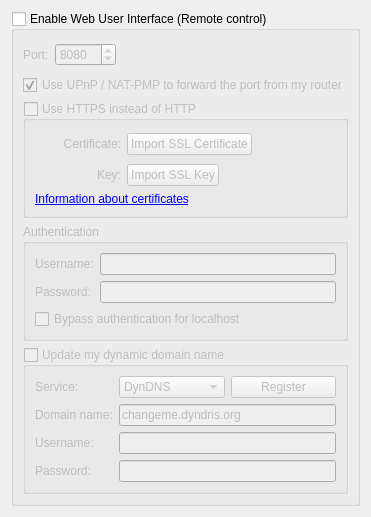
          <widget class="QWidget" name="scrollAreaWidgetContents_7">
           <property name="geometry">
            <rect>
             <x>0</x>
             <y>0</y>
             <width>330</width>
             <height>480</height>
            </rect>
           </property>
           <layout class="QVBoxLayout" name="verticalLayout_23">
            <item>
             <widget class="QGroupBox" name="checkWebUi">
              <property name="title">
               <string>Enable Web User Interface (Remote control)</string>
              </property>
              <property name="checkable">
               <bool>true</bool>
              </property>
              <property name="checked">
               <bool>false</bool>
              </property>
              <layout class="QVBoxLayout" name="verticalLayout_2">
               <item>
                <layout class="QHBoxLayout" name="horizontalLayout_2">
                 <item>
                  <widget class="QLabel" name="lblWebUiPort">
                   <property name="text">
                    <string>Port:</string>
                   </property>
                  </widget>
                 </item>
                 <item>
                  <widget class="QSpinBox" name="spinWebUiPort">
                   <property name="minimum">
                    <number>1</number>
                   </property>
                   <property name="maximum">
                    <number>65535</number>
                   </property>
                   <property name="value">
                    <number>8080</number>
                   </property>
                  </widget>
                 </item>
                 <item>
                  <spacer>
                   <property name="orientation">
                    <enum>Qt::Horizontal</enum>
                   </property>
                   <property name="sizeHint" stdset="0">
                    <size>
                     <width>21</width>
                     <height>29</height>
                    </size>
                   </property>
                  </spacer>
                 </item>
                </layout>
               </item>
               <item>
                <widget class="QCheckBox" name="checkWebUIUPnP">
                 <property name="text">
                  <string>Use UPnP / NAT-PMP to forward the port from my router</string>
                 </property>
                 <property name="checked">
                  <bool>true</bool>
                 </property>
                </widget>
               </item>
               <item>
                <widget class="QGroupBox" name="checkWebUiHttps">
                 <property name="title">
                  <string>Use HTTPS instead of HTTP</string>
                 </property>
                 <property name="checkable">
                  <bool>true</bool>
                 </property>
                 <property name="checked">
                  <bool>false</bool>
                 </property>
                 <layout class="QGridLayout" name="gridLayout_11">
                  <item row="0" column="0">
                   <widget class="QLabel" name="lblSslCertStatus">
                    <property name="minimumSize">
                     <size>
                      <width>22</width>
                      <height>22</height>
                     </size>
                    </property>
                    <property name="maximumSize">
                     <size>
                      <width>22</width>
                      <height>22</height>
                     </size>
                    </property>
                    <property name="text">
                     <string/>
                    </property>
                   </widget>
                  </item>
                  <item row="0" column="1">
                   <widget class="QLabel" name="lblWebUiCrt">
                    <property name="text">
                     <string>Certificate:</string>
                    </property>
                    <property name="alignment">
                     <set>Qt::AlignRight|Qt::AlignTrailing|Qt::AlignVCenter</set>
                    </property>
                   </widget>
                  </item>
                  <item row="0" column="2">
                   <layout class="QHBoxLayout" name="horizontalLayout_4">
                    <item>
                     <widget class="QPushButton" name="btnWebUiCrt">
                      <property name="text">
                       <string>Import SSL Certificate</string>
                      </property>
                     </widget>
                    </item>
                    <item>
                     <spacer name="horizontalSpacer_12">
                      <property name="orientation">
                       <enum>Qt::Horizontal</enum>
                      </property>
                      <property name="sizeHint" stdset="0">
                       <size>
                        <width>138</width>
                        <height>28</height>
                       </size>
                      </property>
                     </spacer>
                    </item>
                   </layout>
                  </item>
                  <item row="1" column="0">
                   <widget class="QLabel" name="lblSslKeyStatus">
                    <property name="minimumSize">
                     <size>
                      <width>22</width>
                      <height>22</height>
                     </size>
                    </property>
                    <property name="maximumSize">
                     <size>
                      <width>22</width>
                      <height>22</height>
                     </size>
                    </property>
                    <property name="text">
                     <string/>
                    </property>
                   </widget>
                  </item>
                  <item row="1" column="1">
                   <widget class="QLabel" name="lblWebUiKey">
                    <property name="text">
                     <string>Key:</string>
                    </property>
                    <property name="alignment">
                     <set>Qt::AlignRight|Qt::AlignTrailing|Qt::AlignVCenter</set>
                    </property>
                   </widget>
                  </item>
                  <item row="1" column="2">
                   <layout class="QHBoxLayout" name="horizontalLayout_5">
                    <item>
                     <widget class="QPushButton" name="btnWebUiKey">
                      <property name="text">
                       <string>Import SSL Key</string>
                      </property>
                     </widget>
                    </item>
                    <item>
                     <spacer name="horizontalSpacer_13">
                      <property name="orientation">
                       <enum>Qt::Horizontal</enum>
                      </property>
                      <property name="sizeHint" stdset="0">
                       <size>
                        <width>40</width>
                        <height>20</height>
                       </size>
                      </property>
                     </spacer>
                    </item>
                   </layout>
                  </item>
                  <item row="2" column="0" colspan="3">
                   <widget class="QLabel" name="lblWebUIInfo">
                    <property name="text">
                     <string>&lt;a href=http://httpd.apache.org/docs/2.2/ssl/ssl_faq.html#aboutcerts&gt;Information about certificates&lt;/a&gt;</string>
                    </property>
                    <property name="openExternalLinks">
                     <bool>true</bool>
                    </property>
                   </widget>
                  </item>
                 </layout>
                </widget>
               </item>
               <item>
                <widget class="QGroupBox" name="groupWebUiAuth">
                 <property name="title">
                  <string>Authentication</string>
                 </property>
                 <layout class="QGridLayout" name="gridLayout_10">
                  <item row="0" column="1" rowspan="3">
                   <widget class="QLineEdit" name="textWebUiUsername">
                    <property name="text">
                     <string/>
                    </property>
                    <property name="maxLength">
                     <number>1000</number>
                    </property>
                    <property name="echoMode">
                     <enum>QLineEdit::Normal</enum>
                    </property>
                   </widget>
                  </item>
                  <item row="3" column="1">
                   <widget class="QLineEdit" name="textWebUiPassword">
                    <property name="text">
                     <string/>
                    </property>
                    <property name="maxLength">
                     <number>1000</number>
                    </property>
                    <property name="echoMode">
                     <enum>QLineEdit::Password</enum>
                    </property>
                   </widget>
                  </item>
                  <item row="4" column="0" colspan="2">
                   <widget class="QCheckBox" name="checkBypassLocalAuth">
                    <property name="text">
                     <string>Bypass authentication for localhost</string>
                    </property>
                   </widget>
                  </item>
                  <item row="0" column="0" rowspan="3">
                   <widget class="QLabel" name="lblWebUiUsername">
                    <property name="text">
                     <string>Username:</string>
                    </property>
                   </widget>
                  </item>
                  <item row="3" column="0">
                   <widget class="QLabel" name="lblWebUiPassword">
                    <property name="text">
                     <string>Password:</string>
                    </property>
                   </widget>
                  </item>
                 </layout>
                </widget>
               </item>
               <item>
                <widget class="QGroupBox" name="checkDynDNS">
                 <property name="title">
                  <string>Update my dynamic domain name</string>
                 </property>
                 <property name="checkable">
                  <bool>true</bool>
                 </property>
                 <property name="checked">
                  <bool>false</bool>
                 </property>
                 <layout class="QFormLayout" name="formLayout_5">
                  <item row="0" column="0">
                   <widget class="QLabel" name="label_19">
                    <property name="text">
                     <string>Service:</string>
                    </property>
                   </widget>
                  </item>
                  <item row="0" column="1">
                   <layout class="QHBoxLayout" name="horizontalLayout_3">
                    <item>
                     <widget class="QComboBox" name="comboDNSService">
                      <item>
                       <property name="text">
                        <string notr="true">DynDNS</string>
                       </property>
                      </item>
                      <item>
                       <property name="text">
                        <string notr="true">No-IP</string>
                       </property>
                      </item>
                     </widget>
                    </item>
                    <item>
                     <widget class="QPushButton" name="registerDNSBtn">
                      <property name="text">
                       <string>Register</string>
                      </property>
                     </widget>
                    </item>
                   </layout>
                  </item>
                  <item row="1" column="0">
                   <widget class="QLabel" name="label_20">
                    <property name="text">
                     <string>Domain name:</string>
                    </property>
                   </widget>
                  </item>
                  <item row="1" column="1">
                   <widget class="QLineEdit" name="domainNameTxt">
                    <property name="text">
                     <string notr="true">changeme.dyndns.org</string>
                    </property>
                   </widget>
                  </item>
                  <item row="2" column="0">
                   <widget class="QLabel" name="label_21">
                    <property name="text">
                     <string>Username:</string>
                    </property>
                   </widget>
                  </item>
                  <item row="2" column="1">
                   <widget class="QLineEdit" name="DNSUsernameTxt">
                    <property name="maxLength">
                     <number>50</number>
                    </property>
                   </widget>
                  </item>
                  <item row="3" column="0">
                   <widget class="QLabel" name="label_22">
                    <property name="text">
                     <string>Password:</string>
                    </property>
                   </widget>
                  </item>
                  <item row="3" column="1">
                   <widget class="QLineEdit" name="DNSPasswordTxt">
                    <property name="maxLength">
                     <number>50</number>
                    </property>
                    <property name="echoMode">
                     <enum>QLineEdit::Password</enum>
                    </property>
                   </widget>
                  </item>
                 </layout>
                </widget>
               </item>
              </layout>
             </widget>
            </item>
            <item>
             <spacer name="verticalSpacer">
              <property name="orientation">
               <enum>Qt::Vertical</enum>
              </property>
              <property name="sizeHint" stdset="0">
               <size>
                <width>20</width>
                <height>40</height>
               </size>
              </property>
             </spacer>
            </item>
           </layout>
          </widget>
